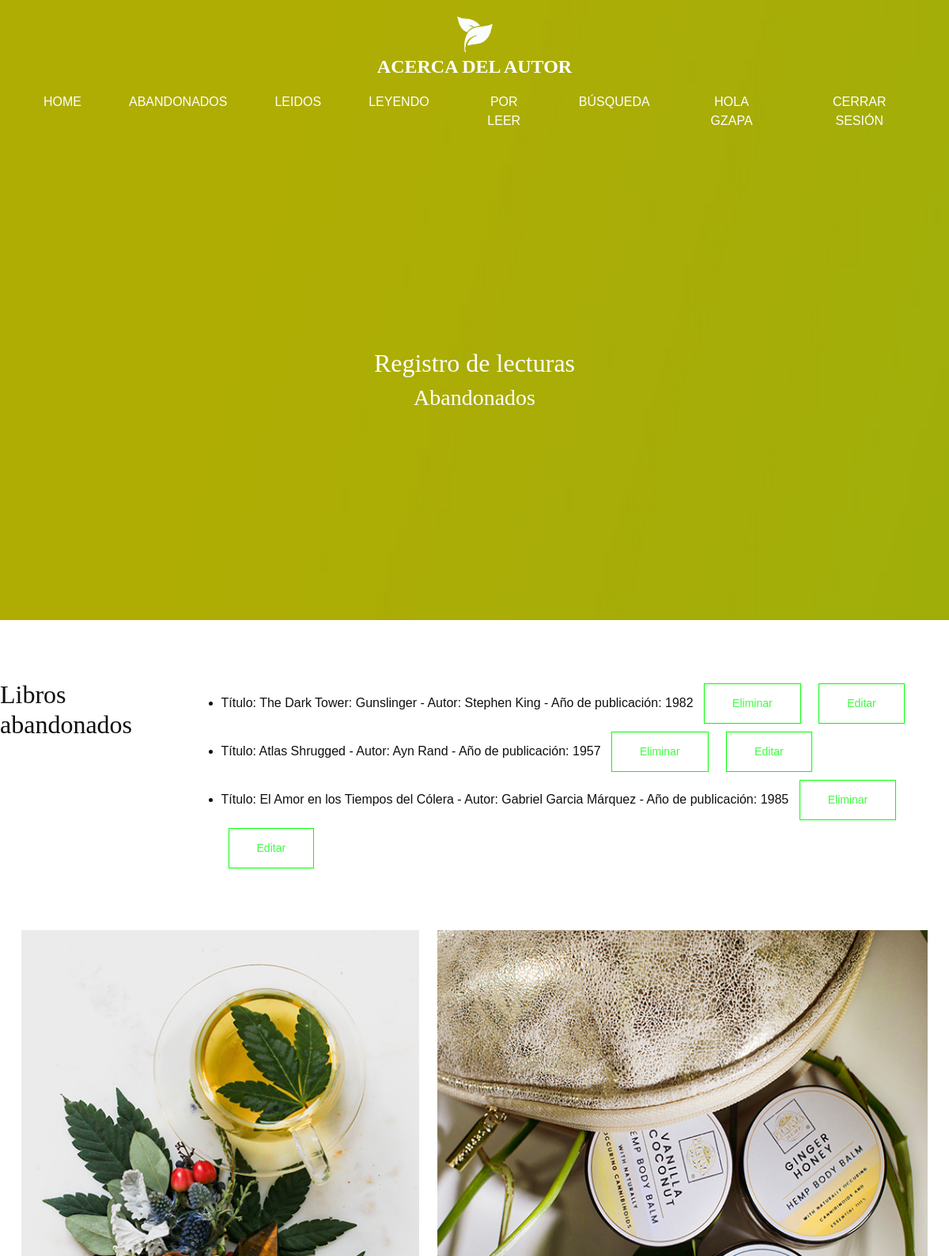
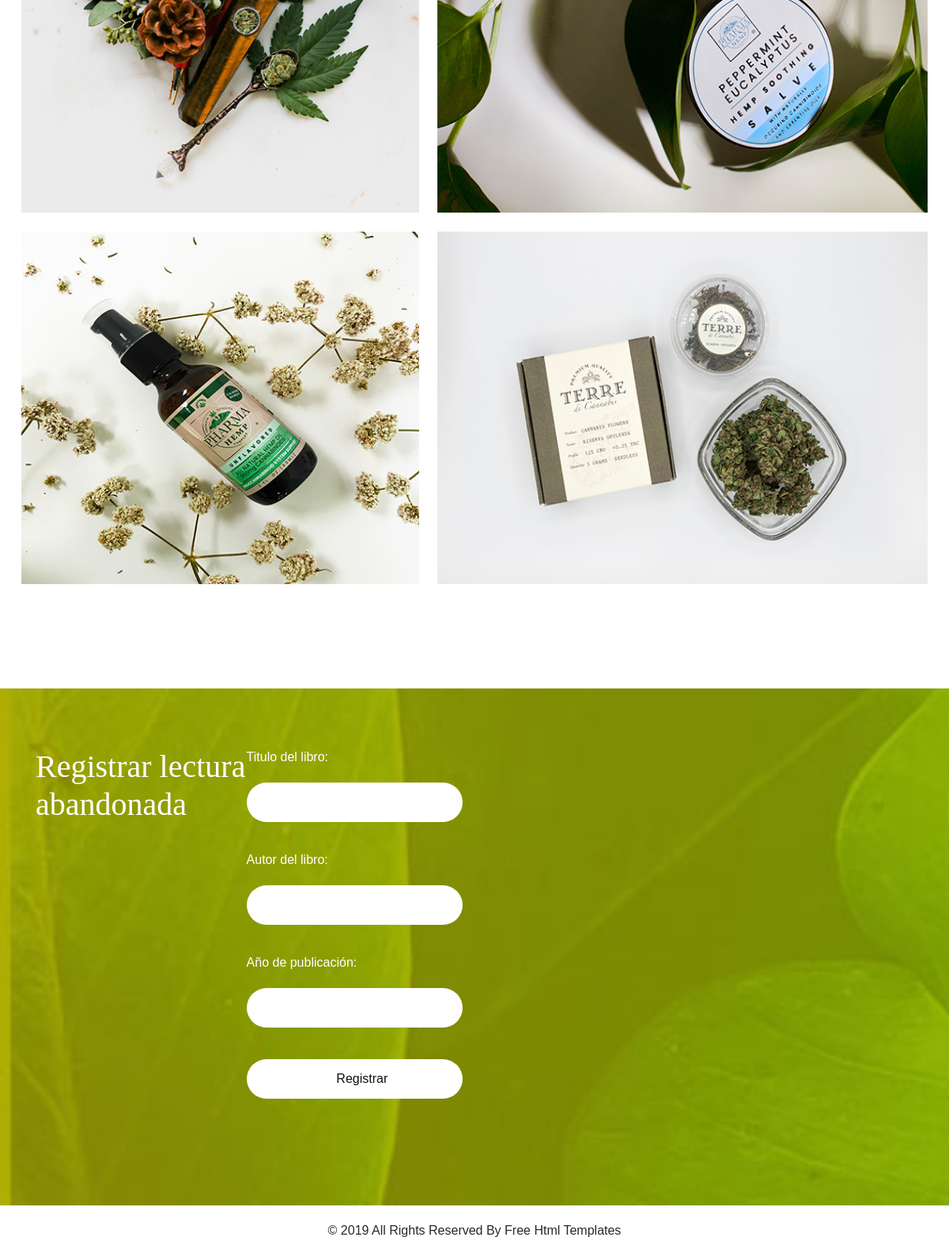
Page /abandonados/ (signed in) on the committed database (2 pictures, top to bottom).
### Lectura/models.py (models this page shows)
class Abandonados(models.Model):
    titulo=models.CharField(max_length=50)
    autor=models.CharField(max_length=30)
    año_publicacion=models.CharField(max_length=4)

### Final/views.py (the view)
@login_required
def abandonados(request):
    title='Abandonados'
    abandonados=Abandonados.objects.all
    if request.method=="POST":
        abandonados_formulario=AbandonadosFormulario(request.POST)
        print(abandonados_formulario)
        if abandonados_formulario.is_valid():
            informacion=abandonados_formulario.cleaned_data
            abandonado=Abandonados(titulo=informacion["titulo"], autor=informacion["autor"], año_publicacion=informacion["año_publicacion"])
            abandonado.save()
            return render(request,'abandonados.html',{'title':title,'abandonados':abandonados})
    else:
        abandonados_formulario=Abandonados()
        return render(request,'abandonados.html',{'title':title,"abandonados_formulario":abandonados_formulario, 'abandonados':abandonados})

### Lectura/templates/abandonados.html
{% extends 'index.html' %}
{% block ContenidoVariable1 %}
<h3>{{title}}</h3>
{% endblock ContenidoVariable1 %}
{% block ContenidoVariable2 %}
<h2>Libros abandonados</h2>
<ul>
    {% for libro in abandonados %}
        <li>Título: {{libro.titulo}} - Autor: {{libro.autor}} - Año de publicación: {{libro.año_publicacion}}
            <button type="button" class="btn btn-sm"><a href="{% url 'borrar_abandonado' libro.titulo %}"> Eliminar</a></button>
            <button type="button" class="btn btn-sm"><a href="{% url 'editar_abandonado' libro.titulo %}"> Editar</a></button>
        </li>
    {% endfor %}
</ul>
{% endblock ContenidoVariable2 %}
{% block ContenidoVariable4 %}
<h1>Registrar lectura abandonada</h1>
<form action="/abandonados/" method="post">{% csrf_token %}
    <p>Titulo del libro: <input type="text" name="titulo">
    <p>Autor del libro: <input type="text" name="autor">
    <p>Año de publicación: <input type="number" name="año_publicacion">
    <input type="submit" value="Registrar">
    </p>
</form>
{% endblock ContenidoVariable4 %}

### Lectura/templates/index.html (shortened to what this page needs)
{% load static %}
<!DOCTYPE html>
<html>
<head>
  <link rel="stylesheet" type="text/css"
    href="https://cdnjs.cloudflare.com/ajax/libs/OwlCarousel2/2.1.3/assets/owl.carousel.min.css" />
  <link rel="stylesheet" type="text/css" href="{% static 'Lectura/css/bootstrap.css' %}" />
  <link href="{% static 'Lectura/css/style.css' %}" rel="stylesheet" />
  <link href="{% static 'Lectura/css/responsive.css' %}" rel="stylesheet" />
</head>
<body>
  <div class="hero_area">
    <header class="header_section">
      <div class="container-fluid">
        <nav class="navbar navbar-expand-lg custom_nav-container pt-3">
          <a class="navbar-brand" href={% url 'about_me' %}>
            <img src="images/logo.png" alt="" />
            <span>
              Acerca del autor
            </span>
          </a>
          <div class="collapse navbar-collapse" id="navbarSupportedContent">
            <div class="d-flex ml-auto flex-column flex-lg-row align-items-center">
              <ul class="navbar-nav  ">
                <li class="nav-item active">
                  <a class="nav-link" href={% url 'home' %}>Home <span class="sr-only">(current)</span></a>
                </li>
                <li class="nav-item">
                  <a class="nav-link" href={% url 'abandonados' %}> Abandonados </a>
                </li>
                <li class="nav-item">
                  <a class="nav-link" href={% url 'leidos' %}> Leidos </a>
                </li>
                <li class="nav-item">
                  <a class="nav-link" href={% url 'leyendo' %}> Leyendo </a>
                </li>
                <li class="nav-item">
                  <a class="nav-link" href={% url 'por_leer' %}>Por leer</a>
                </li>
                <li class="nav-item">
                  <a class="nav-link" href={% url 'busqueda' %}>Búsqueda</a>
                </li>
                {% if not request.user.is_authenticated %}
                <li class="nav-item">
                  <a class="nav-link" href={% url 'login' %}>Iniciar Sesión</a>
                </li>
                {% else %}
                <li>
                  <li class="nav-item">
                    <a class="nav-link">HOLA {{user}}</a>
                </li>
                <li class="nav-item">
                  <a class="nav-link" href={% url 'logout' %}>Cerrar Sesión</a>
                </li>
                {% endif %}
              </ul>
            </div>
          </div>
        </nav>
      </div>
    </header>
    <section class="hero_section">
      <div class="hero_detail">
          <h2>
          Registro de lecturas
          </h2>
          {% block ContenidoVariable1 %}
              {% endblock ContenidoVariable1 %}
    </section>
  </div>
    <section class="product_section layout_padding">
      <div class="d-flex justify-content-center">
          {% block ContenidoVariable2 %}
              {% endblock ContenidoVariable2 %}
      </div>
      <div class="container layout_padding2">
        <div class="img-box box-1">
          <img src="images/p-1.jpg" alt="">
        </div>
        <div class="img-box box-2">
          <img src="images/p-2.jpg" alt="">
        </div>
        <div class="img-box box-3">
          <img src="images/p-3.jpg" alt="">
        </div>
        <div class="img-box box-4">
          <img src="images/p-4.jpg" alt="">
        </div>
      </div>
    </section>
 <section class="contact_section layout_padding">
  <div class="container">
    <div class="col-md-6">
      <div class="d-flex mb-4 ml-4 ml-md-0">
        {% block ContenidoVariable4 %}
        {% endblock ContenidoVariable4 %}
        </div>
    </div>
  </div>
</section>
  <section class="container-fluid footer_section">
    <p>
      &copy; 2019 All Rights Reserved By
      <a href="https://html.design/">Free Html Templates</a>
    </p>
  </section>
</body>
</html>

### Lectura/static/Lectura/css/style.css (style rules this page uses)
h1, h2, h3 { font-family: "Ethnocentric"; }
body { font-family: "poppins", sans-serif; color: #101010; background-color: #ffffff; }
.layout_padding { padding: 75px 0; }
.layout_padding2 { padding: 45px 0; }
.hero_area { height: 98vh; background-image: url(../images/hero.jpg); background-size: cover; background-attachment: fixed; }
.header_section .container-fluid { padding-right: 25px; padding-left: 25px; }
.custom_nav-container.navbar-expand-lg .navbar-nav .nav-link { padding: 10px 30px; color: #ffffff; text-align: center; text-transform: uppercase; }
a, a:hover, a:focus { text-decoration: none; }
.btn, .btn:focus { outline: none !important; -webkit-box-shadow: none; box-shadow: none; }
.navbar-brand, .navbar-brand:hover { text-transform: uppercase; font-weight: bold; font-size: 24px; color: #fafcfd; }
.navbar-brand { display: -webkit-box; display: -ms-flexbox; display: flex; -webkit-box-align: center; -ms-flex-align: center; align-items: center; -webkit-box-orient: vertical; -webkit-box-direction: normal; -ms-flex-direction: column; flex-direction: column; align-items: center; margin-right: 0; }
.navbar-brand img { width: 45px; }
.navbar-brand span { font-size: 24px; font-weight: 700; color: #ffffff; font-family: "Ethnocentric"; }
.custom_nav-container { z-index: 99999; padding: 15px 0; -webkit-box-orient: vertical; -webkit-box-direction: normal; -ms-flex-direction: column; flex-direction: column; -webkit-box-align: center; -ms-flex-align: center; align-items: center; }
.hero_section { text-align: center; color: #ffffff; display: -webkit-box; display: -ms-flexbox; display: flex; -webkit-box-orient: vertical; -webkit-box-direction: normal; -ms-flex-direction: column; flex-direction: column; -webkit-box-pack: center; -ms-flex-pack: center; justify-content: center; height: 75%; }
.product_section .container { display: -webkit-box; display: -ms-flexbox; display: flex; -ms-flex-wrap: wrap; flex-wrap: wrap; }
.product_section .img-box { margin: 1%; display: -webkit-box; display: -ms-flexbox; display: flex; }
.product_section .img-box img { width: 100%; }
.product_section .img-box.box-1, .product_section .img-box.box-3 { width: 43%; }
.product_section .img-box.box-2, .product_section .img-box.box-4 { width: 53%; }
.product_section a { display: inline-block; padding: 14px 35px; background-color: transparent; border: 1.5px solid #00ff00; color: #00ff00; color: #3cff3c; }
.contact_section { color: #fff; background: url(../images/contact-bg.jpg); background-size: cover; background-repeat: no-repeat; background-attachment: fixed; }
.contact_section input { width: 100%; border: 0; height: 50px; border-radius: 30px; margin: 20px 0; padding-left: 25px; background-color: #ffffff; outline: none; color: #101010; }
.contact_section input::placeholder { color: #131313; }
.footer_section { background-color: #ffffff; padding: 20px; font-weight: 500; }
.footer_section p { color: #292929; margin: 0; text-align: center; }
.footer_section a { color: #292929; }

### Lectura/static/Lectura/css/responsive.css (style rules this page uses)
@media (min-width: 1200px) { .container { max-width: 1170px; } }

### rows in the picture
Abandonados: titulo "The Dark Tower: Gunslinger", autor "Stephen King", año_publicacion "1982"
Abandonados: titulo "Atlas Shrugged", autor "Ayn Rand", año_publicacion "1957"
Abandonados: titulo "El Amor en los Tiempos del Cólera", autor "Gabriel Garcia Márquez", año_publicacion "1985"

### other values in the picture
{{ user }} "GZAPA"
{{ title }} "Abandonados"
